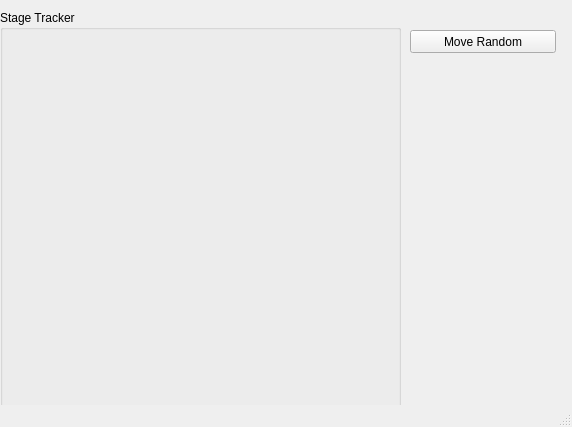
<?xml version="1.0" encoding="UTF-8"?>
<ui version="4.0">
 <class>MainWindow</class>
 <widget class="QMainWindow" name="MainWindow">
  <property name="geometry">
   <rect>
    <x>0</x>
    <y>0</y>
    <width>572</width>
    <height>427</height>
   </rect>
  </property>
  <property name="windowTitle">
   <string>Stage Mover</string>
  </property>
  <property name="windowIcon">
   <iconset>
    <normalon>wombat.png</normalon>
   </iconset>
  </property>
  <property name="iconSize">
   <size>
    <width>32</width>
    <height>32</height>
   </size>
  </property>
  <widget class="QWidget" name="centralwidget">
   <widget class="QGroupBox" name="tracker_groupBox">
    <property name="geometry">
     <rect>
      <x>0</x>
      <y>10</y>
      <width>401</width>
      <height>401</height>
     </rect>
    </property>
    <property name="title">
     <string>Stage Tracker</string>
    </property>
    <widget class="QWidget" name="verticalLayoutWidget">
     <property name="geometry">
      <rect>
       <x>9</x>
       <y>19</y>
       <width>381</width>
       <height>371</height>
      </rect>
     </property>
     <layout class="QVBoxLayout" name="tracker_holder"/>
    </widget>
   </widget>
   <widget class="QPushButton" name="move_Button">
    <property name="geometry">
     <rect>
      <x>410</x>
      <y>30</y>
      <width>146</width>
      <height>23</height>
     </rect>
    </property>
    <property name="text">
     <string>Move Random</string>
    </property>
   </widget>
  </widget>
  <widget class="QStatusBar" name="statusbar"/>
 </widget>
 <resources/>
 <connections/>
</ui>
